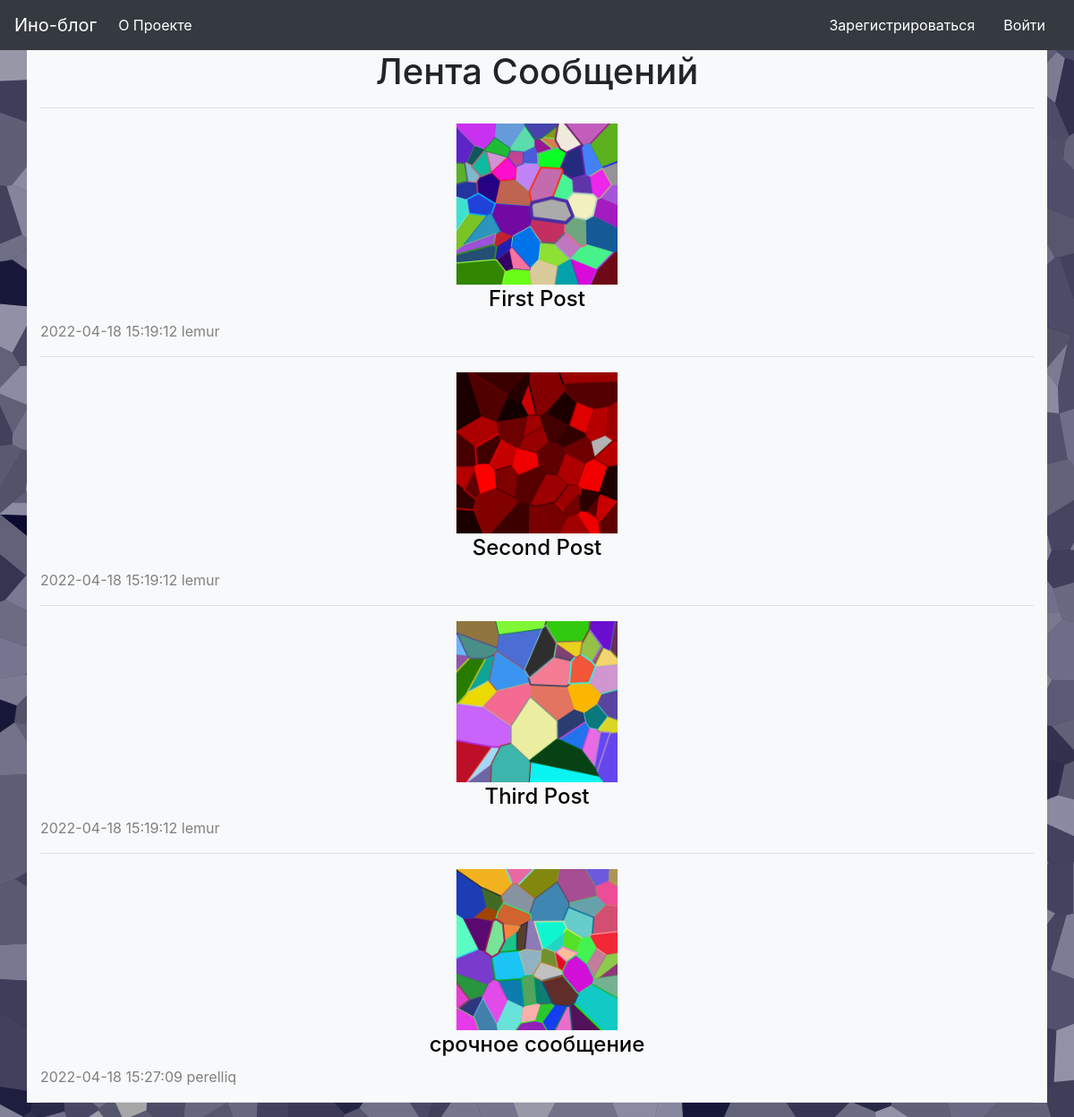
The page / on the database its author committed.
### project.py (models this page shows, shortened)
class Post(db.Model):
    id = db.Column(db.Integer, primary_key=True)
    title = db.Column(db.String(140))
    content = db.Column(db.String(540))
    image = db.Column(db.String(40))
    stamp = db.Column(db.DateTime, index=True, default=datetime.now(timezone.utc))
    username = db.Column(db.String(140))

### project.py (the view)
@app.route('/')
def index():
    conn = get_db_connection()
    posts = conn.execute('SELECT * FROM post').fetchall()
    conn.close()
    return render_template('index.html', posts=posts)

### project.py (called while the page is built)
def get_db_connection():
    conn = sqlite3.connect('database.db')
    conn.row_factory = sqlite3.Row
    return conn

### templates/index.html (shortened to what this page needs)
{% extends 'base.html' %}
{% block content %}
<h1 align="center">{% block title %} Лента Сообщений {% endblock %}</h1>
<hr>
{% for post in posts %}
<table align="center">
    <tr align="center">
        <td><img src="{{ url_for('static', filename=post['image']) }}" width="180" height="180" alt="Edit"></td>
   </tr>
    <tr align="center">
        <td><a style="color:#000000" href="{{ url_for('post', post_id=post['id']) }}">
            <h4>{{ post['title'] }}</h4>
        </a></td>
    </tr>
</table>
<span style="color:#808080">{{ post['stamp'] }}</span>
<span style="color:#808080">{{ post['username'] }}</span>
<hr>
{% endfor %}
{% endblock %}

### templates/base.html (shortened to what this page needs)
<!doctype html>
<html lang="ru">
<head>
    <link rel="stylesheet" href="https://stackpath.bootstrapcdn.com/bootstrap/4.3.1/css/bootstrap.min.css"
>
</head>
<body class="body bg-light" background="static/img/bg_1.png" >
<nav class="navbar navbar-expand-sm navbar-dark bg-dark">
    <a class="navbar-brand" href="{{ url_for('index')}}">Ино-блог</a>
    <div class="collapse navbar-collapse" id="navbarNav">
        <ul class="navbar-nav">
            <li class="nav-item active">
                <a class="nav-link" href="about">О Проекте</a>
            </li>
        </ul>
    </div>
    {% if current_user.is_anonymous %}
    <a class="nav-link" style="color:#FFFFFF" href="{{ url_for('reg') }}">Зарегистрироваться</a>
    <a class="nav-link" style="color:#FFFFFF" href="{{ url_for('login') }}">Войти</a>
    {% else %}
    <a style="color:#FFFFFF" href="{{ url_for('logout') }}">Выйти</a>
    {% endif %}
</nav>
<div class="container bg-light">
    {% block content %} {% endblock %}
</div>
</body>
</html>

### rows shown on the page
Post: image (picture), title "First Post", stamp "2022-04-18 15:19:12", username "lemur"
Post: image (picture), title "Second Post", stamp "2022-04-18 15:19:12", username "lemur"
Post: image (picture), title "Third Post", stamp "2022-04-18 15:19:12", username "lemur"
Post: image (picture), title "срочное сообщение", stamp "2022-04-18 15:27:09", username "perelliq"
